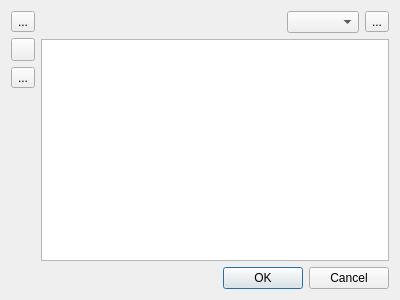
<?xml version="1.0" encoding="UTF-8"?>
<ui version="4.0">
 <class>EffectStack</class>
 <widget class="QDialog" name="EffectStack">
  <property name="geometry">
   <rect>
    <x>0</x>
    <y>0</y>
    <width>400</width>
    <height>300</height>
   </rect>
  </property>
  <property name="windowTitle">
   <string>Effect stack</string>
  </property>
  <layout class="QVBoxLayout" name="verticalLayout">
   <item>
    <layout class="QHBoxLayout" name="horizontalLayout">
     <item>
      <layout class="QVBoxLayout" name="verticalLayout_2">
       <property name="leftMargin">
        <number>0</number>
       </property>
       <item>
        <widget class="QToolButton" name="upButton">
         <property name="toolTip">
          <string>Move the effect up in the stack</string>
         </property>
         <property name="text">
          <string>...</string>
         </property>
         <property name="icon">
          <iconset resource="../../../../resources.qrc">
           <normaloff>:/images/up</normaloff>:/images/up</iconset>
         </property>
        </widget>
       </item>
       <item>
        <widget class="QToolButton" name="downButton">
         <property name="toolTip">
          <string>Move the effect down in the stack</string>
         </property>
         <property name="text">
          <string/>
         </property>
         <property name="icon">
          <iconset resource="../../../../resources.qrc">
           <normaloff>:/images/down</normaloff>:/images/down</iconset>
         </property>
        </widget>
       </item>
       <item>
        <widget class="QToolButton" name="removeButton">
         <property name="text">
          <string>...</string>
         </property>
         <property name="icon">
          <iconset resource="../../../../resources.qrc">
           <normaloff>:/images/remove</normaloff>:/images/remove</iconset>
         </property>
        </widget>
       </item>
       <item>
        <spacer name="verticalSpacer">
         <property name="orientation">
          <enum>Qt::Vertical</enum>
         </property>
         <property name="sizeHint" stdset="0">
          <size>
           <width>20</width>
           <height>40</height>
          </size>
         </property>
        </spacer>
       </item>
      </layout>
     </item>
     <item>
      <layout class="QVBoxLayout" name="verticalLayout_3">
       <item>
        <layout class="QHBoxLayout" name="horizontalLayout_2">
         <property name="topMargin">
          <number>0</number>
         </property>
         <item>
          <spacer name="horizontalSpacer">
           <property name="orientation">
            <enum>Qt::Horizontal</enum>
           </property>
           <property name="sizeHint" stdset="0">
            <size>
             <width>40</width>
             <height>20</height>
            </size>
           </property>
          </spacer>
         </item>
         <item>
          <widget class="QComboBox" name="addComboBox"/>
         </item>
         <item>
          <widget class="QToolButton" name="addButton">
           <property name="text">
            <string>...</string>
           </property>
           <property name="icon">
            <iconset resource="../../../../resources.qrc">
             <normaloff>:/images/add</normaloff>:/images/add</iconset>
           </property>
          </widget>
         </item>
        </layout>
       </item>
       <item>
        <widget class="QListView" name="list">
         <property name="alternatingRowColors">
          <bool>true</bool>
         </property>
        </widget>
       </item>
      </layout>
     </item>
    </layout>
   </item>
   <item>
    <widget class="QDialogButtonBox" name="buttons">
     <property name="orientation">
      <enum>Qt::Horizontal</enum>
     </property>
     <property name="standardButtons">
      <set>QDialogButtonBox::Cancel|QDialogButtonBox::Ok</set>
     </property>
    </widget>
   </item>
  </layout>
 </widget>
 <resources>
  <include location="../../../../resources.qrc"/>
 </resources>
 <connections>
  <connection>
   <sender>buttons</sender>
   <signal>accepted()</signal>
   <receiver>EffectStack</receiver>
   <slot>accept()</slot>
   <hints>
    <hint type="sourcelabel">
     <x>248</x>
     <y>254</y>
    </hint>
    <hint type="destinationlabel">
     <x>157</x>
     <y>274</y>
    </hint>
   </hints>
  </connection>
  <connection>
   <sender>buttons</sender>
   <signal>rejected()</signal>
   <receiver>EffectStack</receiver>
   <slot>reject()</slot>
   <hints>
    <hint type="sourcelabel">
     <x>316</x>
     <y>260</y>
    </hint>
    <hint type="destinationlabel">
     <x>286</x>
     <y>274</y>
    </hint>
   </hints>
  </connection>
 </connections>
</ui>
